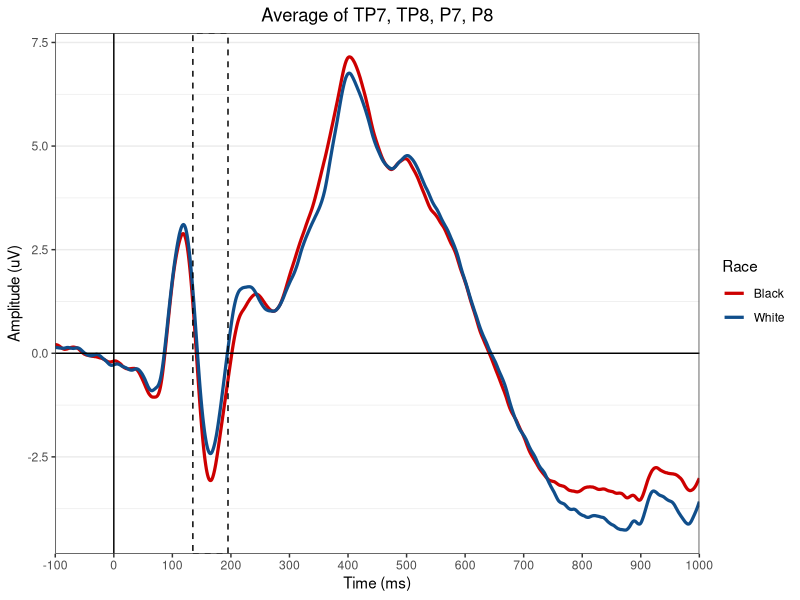
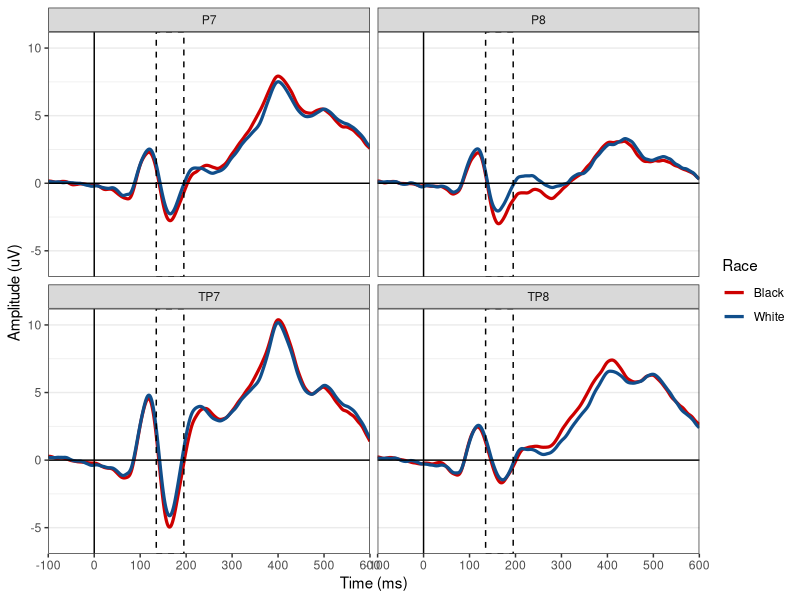
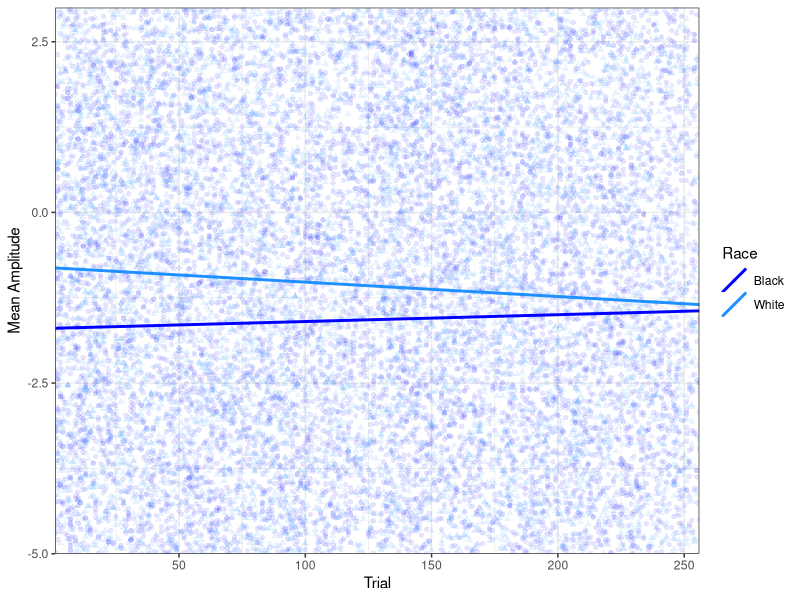

Write the R code that produced these figures, in order.
## ---- chunk 1
knitr::opts_chunk$set(echo = TRUE)
options(width=140)
require(dplyr)
require(ggplot2)
require(lme4)
require(lmerTest)
require(colorspace)
require(grid)
require(tidyr)
## ---- chunk 2
grand = read.delim("For_plotting_Cat_N170_noBS.txt")
grand$avgElec = (grand$TP7 + grand$TP8 + grand$P7 + grand$P8)/4

avg = select(grand, Time, Race, avgElec) %>% 
  group_by(Time, Race) %>% 
  summarise_each(funs(mean(., na.rm=TRUE))) %>% 
  as.data.frame()

N170box =  annotate("rect",    #N170
                    xmin=135, xmax=195, ymin=-Inf, ymax=Inf,
                    alpha=0,
                    fill="#F0E0FF",
                    color="black", 
                    linetype="dashed")

ERPline = geom_line(lwd=1.1,
                    linetype="solid",
                    aes(color = Race))

condColors <- c("Black" = "red3", 
                "White" = "dodgerblue4")

none = element_blank() 

ERPline = geom_line(lwd=1.1,
                    aes(color = Race))



none = element_blank() 

# average of all 9 electrodes
ggplot(data=avg, aes(Time, avgElec, group = Race)) + 
  ERPline + 
  N170box + 
  theme_bw() + 
  theme(panel.grid.major.x = none, panel.grid.minor.x = none) +
  scale_x_continuous("Time (ms)", 
                     limits=c(-100, 1000), 
                     expand=c(0,0),   # expand=c(0,0) removes extra space before & after data
                     breaks=c(-100, 0, 100, 200, 300, 400, 500, 600, 700, 800, 900, 1000)) +
  geom_hline(yintercept=0) + # adds x axis
  geom_vline(xintercept=0) +
#  scale_y_continuous(limits =c(10, -7.5)) +  # scale_y_reverse flips y axis
  ylab("Amplitude (uV)") +
  scale_color_manual(values=condColors) +
  ggtitle("Average of TP7, TP8, P7, P8") +
  theme(plot.title = element_text(hjust = 0.5)) # center title

# make different data frame to facet electrodes and plot them separately
forfacetting = select(grand, Time, Race, TP7, TP8, P7, P8) %>% 
  group_by(Time, Race) %>% 
  summarise_each(funs(mean(., na.rm=TRUE))) %>% 
  as.data.frame() %>% 
  gather("Electrode", "MeanAmp", 3:6)

# each electrode separately
ggplot(data=forfacetting, aes(Time, MeanAmp, group = Race)) + 
  ERPline + 
  N170box + 
  theme_bw() + 
  facet_wrap(~Electrode) +
  theme(panel.grid.major.x = none, panel.grid.minor.x = none) +
  scale_x_continuous("Time (ms)", 
                     limits=c(-100, 600), 
                     expand=c(0,0),   # expand=c(0,0) removes extra space before & after data
                     breaks=c(-100, 0, 100, 200, 300, 400, 500, 600)) +
  geom_hline(yintercept=0) + # adds x axis
  geom_vline(xintercept=0) +
#  scale_y_continuous(limits =c(10, -7.5)) +  # scale_y_reverse flips y axis
  ylab("Amplitude (uV)") +
  scale_color_manual(values=condColors) +
#  ggtitle("Average of TP7, TP8, P7, P8") +
  theme(plot.title = element_text(hjust = 0.5)) # center title


## ---- chunk 3
dat = read.delim("./Cat_AllSubs_TBTaverages_noBS_groupN170.txt")

# add effect codes for categorical variables
dat$Race.e = NA
dat$Race.e[dat$Race == "Black"] = -1
dat$Race.e[dat$Race == "White"] = 1

# model specified in "6 ERN model specification.R"
grand1 = lmer(MeanAmp ~ Race.e + (Race.e|Subject) + (1|Electrode:Subject), dat = dat)
## ---- chunk 4
summary(grand1)$varcor
## ---- chunk 5
round(summary(grand1)$coefficients, digits = 3)
## ---- chunk 6
# making dummy codes is redundant but comforting, so LET ME LIVE
dat$Race.d = NA
dat$Race.d[dat$Race == "Black"] = 0
dat$Race.d[dat$Race == "White"] = 1

# find slopes and intercepts with dummy coded model, trial (unscaled) is included
plot1.d = lmer(MeanAmp ~ Race.d*Trial + (Race.d|Subject) + (1|Electrode:Subject), dat = dat)

parms <- fixef(plot1.d) # fixed parameters from model
vcmat <- vcov(plot1.d) # variance/covariance matrix of fixed effects

# First calculate slopes

## each row of this matrix defines entries of parms that we want to combine:
STmat <- matrix(NA,2,4)
STmat[1,] <- c(0,0,1,0) # slope for race = 0 (black)
STmat[2,] <- c(0,0,1,1) # slope for race = 1 (white)

Sparest <- STmat %*% parms          # see above for notation
Snewvc <- STmat %*% vcmat %*% t(STmat)
Sses <- sqrt(diag(Snewvc)) 

slopes = cbind(Sparest, Sses) %>% as.data.frame()
names(slopes) = c("Slope", "Slope_SE")

# Next calculate intercepts

## each row of this matrix defines entries of parms that we want to combine:
ITmat <- matrix(NA,2,4)
ITmat[1,] <- c(1,0,0,0) # intercept for race = 0 (black)
ITmat[2,] <- c(1,1,0,0) # intercept for race = 1 (white)

Iparest <- ITmat %*% parms          # see above for notation
Inewvc <- ITmat %*% vcmat %*% t(ITmat)
Ises <- sqrt(diag(Inewvc)) 

intercepts = cbind(Iparest, Ises) %>% as.data.frame()
names(intercepts) = c("Intercept", "Intercept_SE")

forPlotting = cbind(slopes, intercepts)

# label for understanding
forPlotting$Race = c("Black", "White")


# BINGO -------------------------------------------------------------------
ggplot(dat, aes(Trial, MeanAmp, alpha = Race, color = Race, shape = Race)) +
  geom_point() +
  geom_abline(data = forPlotting, aes(intercept=Intercept, slope=Slope, color = Race), size=1)+
  labs(x = "Trial", y = "Mean Amplitude") +
#  scale_shape_manual(values=c(1,19,1,19)) +
  scale_alpha_manual(values=c(.1,.1,.1,.1)) +
  scale_color_manual(values=c("blue", "dodgerblue")) +
  theme_bw() +
  scale_y_continuous(limits =c(-5, 3), expand=c(0,0)) +
  scale_x_continuous(expand=c(0,0)) +
#  ggtitle("Trial is original trial number") +
  theme(plot.title = element_text(hjust = 0.5)) # center title
## ---- chunk 7
# rescale trial
dat$Trial.begin = (dat$Trial-1)/25.5
# shift trial to look at fixed effects at end of task as well
dat$Trial.end = dat$Trial.begin - 10

# find slopes with dummy coded model, trial is scaled
begin.d <- lmer(MeanAmp ~ Race.d*Trial.begin + (Race.d|Subject) + (1|Electrode:Subject), dat = dat)

parms <- fixef(begin.d) # fixed parameters from model
vcmat <- vcov(begin.d) # variance/covariance matrix of fixed effects

## each row of this matrix defines entries of parms that we want to combine:
Tmat <- matrix(NA,2,4)
Tmat[1,] <- c(0,0,1,0) # slope for race = 0 (black)
Tmat[2,] <- c(0,0,1,1) # slope for race = 1 (white)

parest <- Tmat %*% parms          # see above for notation
newvc <- Tmat %*% vcmat %*% t(Tmat)
ses <- sqrt(diag(newvc)) 

## final results
fin = cbind(parest, ses) %>% as.data.frame()
names(fin) = c("est", "ses")

# to calculate 95% CI intervals, lower bound = m - 2*SE, upper bound = m + 2*SE

fin$lbnd = fin$est - 2*fin$ses
fin$ubnd = fin$est + 2*fin$ses

fin = format(fin, digits = 3)

# relabel for understanding
fin$Race = c("Black", "White")

fin = rename(fin, Estimate = est, SE = ses, ci95_lower = lbnd, ci95_upper = ubnd)

# display
fin
## ---- chunk 8
# same model, but with effect coding
begin.e = lmer(MeanAmp ~ Race.e*Trial.begin + (Race.e|Subject) + (1|Electrode:Subject), dat = dat)
## ---- chunk 9
summary(begin.e)$varcor
## ---- chunk 10
round(summary(begin.e)$coefficients, digits = 3)
## ---- chunk 11
# same model, but with effect coding
end.e = lmer(MeanAmp ~ Race.e*Trial.end + (Race.e|Subject) + (1|Electrode:Subject), dat = dat)
## ---- chunk 12
summary(end.e)$varcor
## ---- chunk 13
round(summary(end.e)$coefficients, digits = 3)
